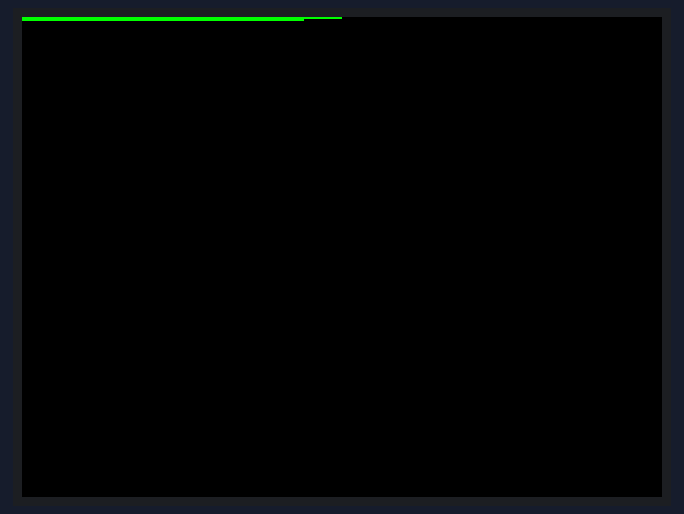
A sketch run on a simulated ESP32. Shown: 320×240 colour display.

Above: at 0.6 s.
At 2.1 s:
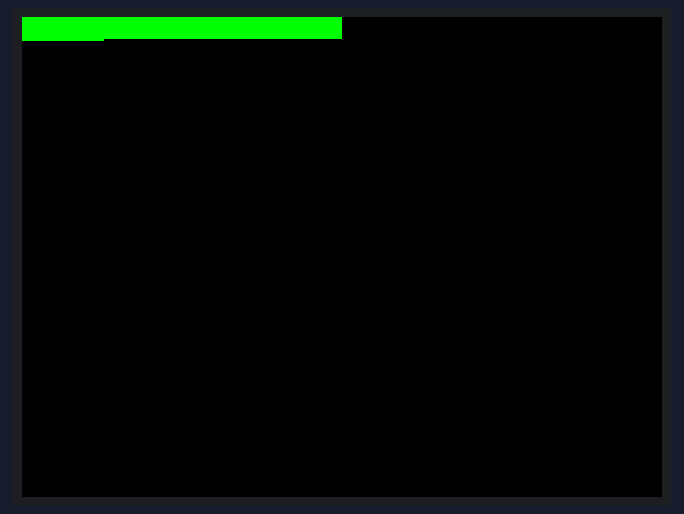
At 3.6 s:
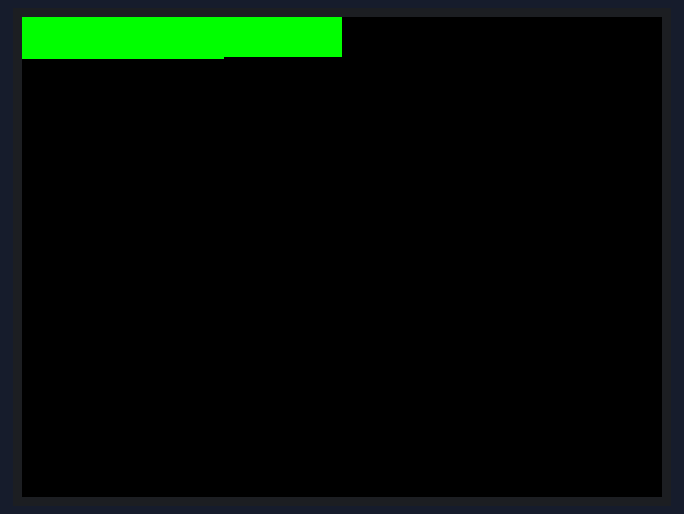
At 6.9 s:
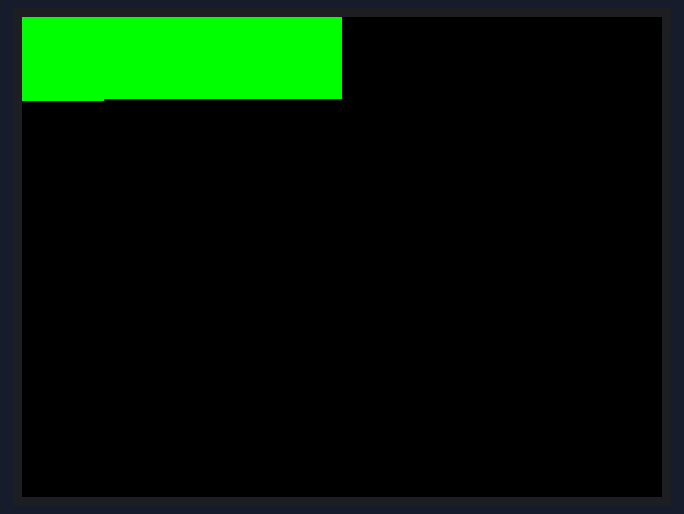
At 9.9 s:
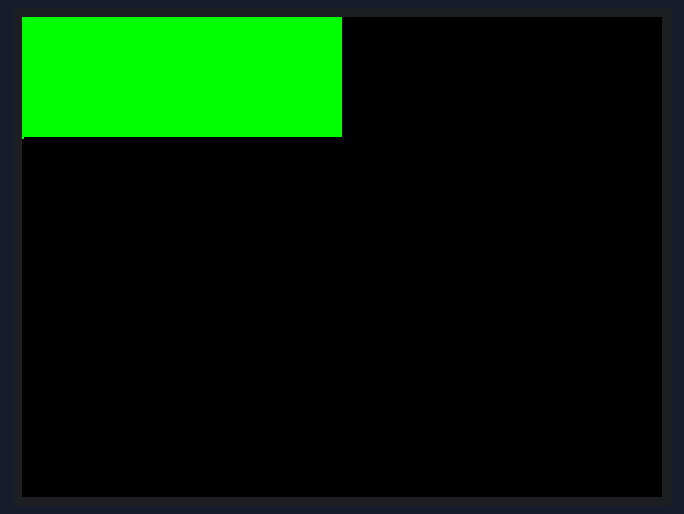
At 13.1 s:
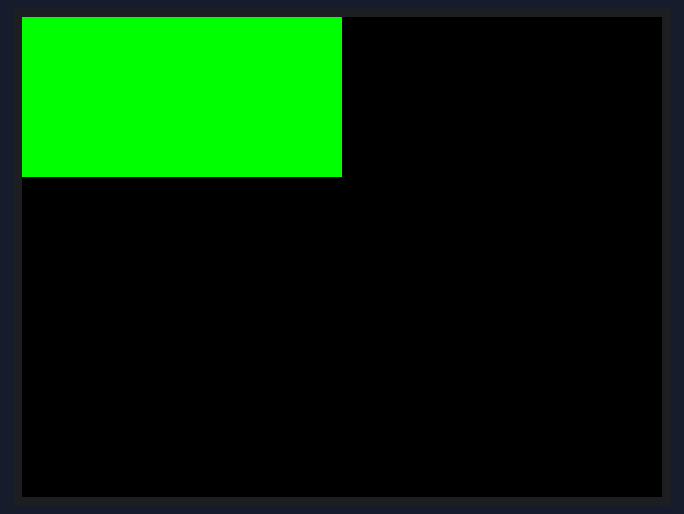

The sketch:

223_3.ino
```cpp
#include <SPI.h>
#include <TFT_eSPI.h>

TFT_eSPI tft = TFT_eSPI();

void setup() {

	tft.begin();
	tft.setRotation(3);

	tft.fillScreen(TFT_BLACK);

	for(int y=0;y<80;y++) {
		for(int x=0;x<160;x++) {
			tft.drawPixel(x, y, TFT_GREEN);
			delay(1);
		}
	}

}

void loop() {

}
```
